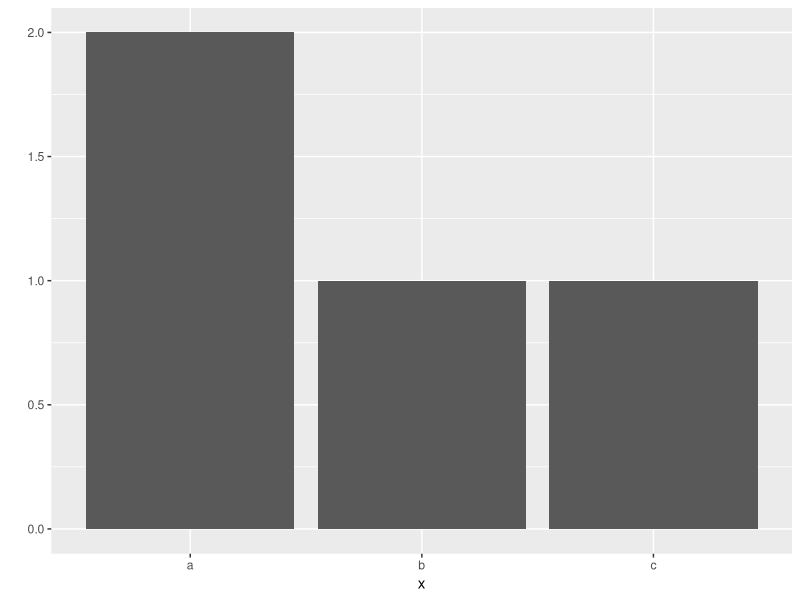
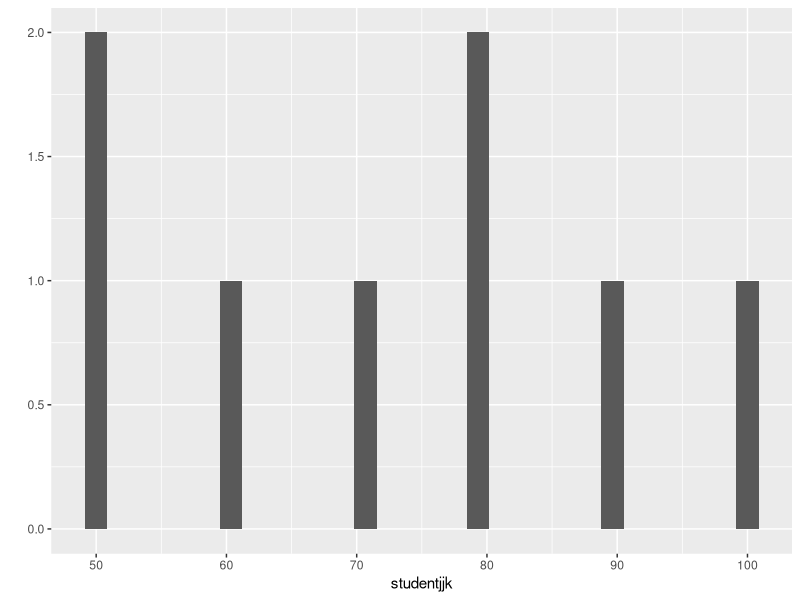

Reproduce these figures in R, in order.
# 변수 만들기


a <- 1
rm(a) # 변수 삭제
a <- 1

b <- 2
b
c <- 3
c

d <- 3.5
d


# 변수로 연산하기 
a + b
a + b + c
4/b
5*b

# 4. 여러 값으로 구성된 변수 만들기
var1 <- c(1, 2, 5, 7, 8) 
var1
## [1] 1 2 5 7 8
var2 <- c(1:5)
var2
## [1] 1 2 3 4 5


var3 <- seq(1, 5)
var3
## [1] 1 2 3 4 5

var4 <- seq(1, 10, by = 2) 
var4
## [1] 1 3 5 7 9

var5 <- seq(1, 10, by = 3)
var5
## [1]  1  4  7 10

# 5. 연속값 변수로 연산하기
var1
## [1] 1 2 5 7 8
var1+2
# [1]  3  4  7  9 10    # 보면 모든 인덱스에다 더한걸 알 수 있음 
var1
## [1] 1 2 5 7 8
var2
## [1] 1 2 3 4 5
var1+var2             # 각각의 인덱스 끼리 값을 더함 
## [1]  2  4  8 11 13


# 6. 문자로 된 변수 만들기

str1 <- "a"
str1
## [1] "a"

str2 <- "text"
str2
## [1] "text"

str3 <- "Hello World!"
str3
## [1] "Hello World!"


# 7. 연속 문자 변수 만들기

str4 <- c("a", "b", "c")
str4
## [1] "a" "b" "c"

str5 <- c("Hello!", "World", "is", "good!")
str5
## [1] "Hello!" "World"  "is"     "good!"

#문자로 된 변수로는 연산할 수 없다
# str1 + 2 


# 8. 자료형 사이의 변환방법
# as.numeric() : 숫자형 벡터로 변환
# as.integer() : 정수형 벡터로 변환
# as.complex() : 복소수형 벡터로 변환
# as.character() : 문자형 벡터로 변환
# as.logical() : 논리형 벡터로 변환
# as.null : null형 벡터로 변환

a<-1 
a1<-c(1:5) 
a2<- as.numeric(a1) # int 형을 num 형으로 변환시켜 저장 
a2 
##[1] 1 2 3 4 5 


# 함수 

# 2. 숫자를 다루는 함수 이용하기

x <- c(1, 2, 3)
x
## [1] 1 2 3
mean(x)       # 평균값
## [1] 2
max(x)        # 최대값
## [1] 3
min(x)        # 최소값 
## [1] 1


# 3. 문자를 다루는 함수 이용하기

str5
## [1] "Hello!" "World"  "is"     "good!"
paste(str5, collapse = ",")     # 쉼표를 구분자로 str5의 단어들 하나로 합치기
## [1] "Hello!,World,is,good!“
paste(str5, collapse = " ")     # 공백을 구분자로 str5의 단어들 하나로 합치기
## [1] "Hello! World is good!"



# 4. 함수의 옵션 설정하기 - 파라미터
# 함수의 결과로 새 변수 만들기 
x_mean <- mean(x)
x_mean
## [1] 2




# 패키지 
# 2. 패키지 설치하기
# install.packages("ggplot2")


# ggplot2 패키지 로드(방법1)_Console창에 직접 입력하는 방법
library(ggplot2)

# ggplot2 패키지 로드(방법2)_Packages 메뉴를 이용하는 방법->ggplot2의 체크박스를 클릭

# 4. 패키지 함수 사용하기

x <- c("a", "a", "b", "c")
x
## [1] "a" "a" "b" "c"
qplot(x)     # 빈도 그래프 출력 


# 응용1

testjjk <- 100
testjjk
strjjk <- "정정욱"
strjjk
array1jjk <- c('010','7339','2128')
array1jjk

# 응용2

varjjk <- seq(10,20)
varjjk
varjjk1 <- seq(10,20, by=4)
varjjk1

varjjk1 + 5


# 응용3

scorejjk <- c(80, 60, 70, 50, 90)
scorejjk
mean(scorejjk)
meanjjk <- mean(scorejjk)
meanjjk
max(scorejjk)
min(scorejjk)

# 응용4

studentjjk <- c(80, 50, 70, 60, 90, 100, 50, 80)
#library(ggplot2)
qplot(studentjjk) 
